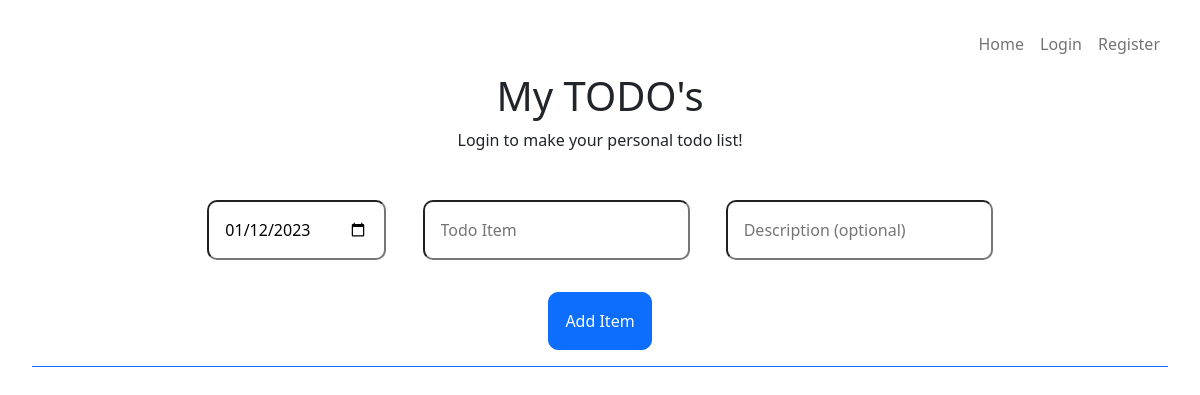
Before: / with the older database file.
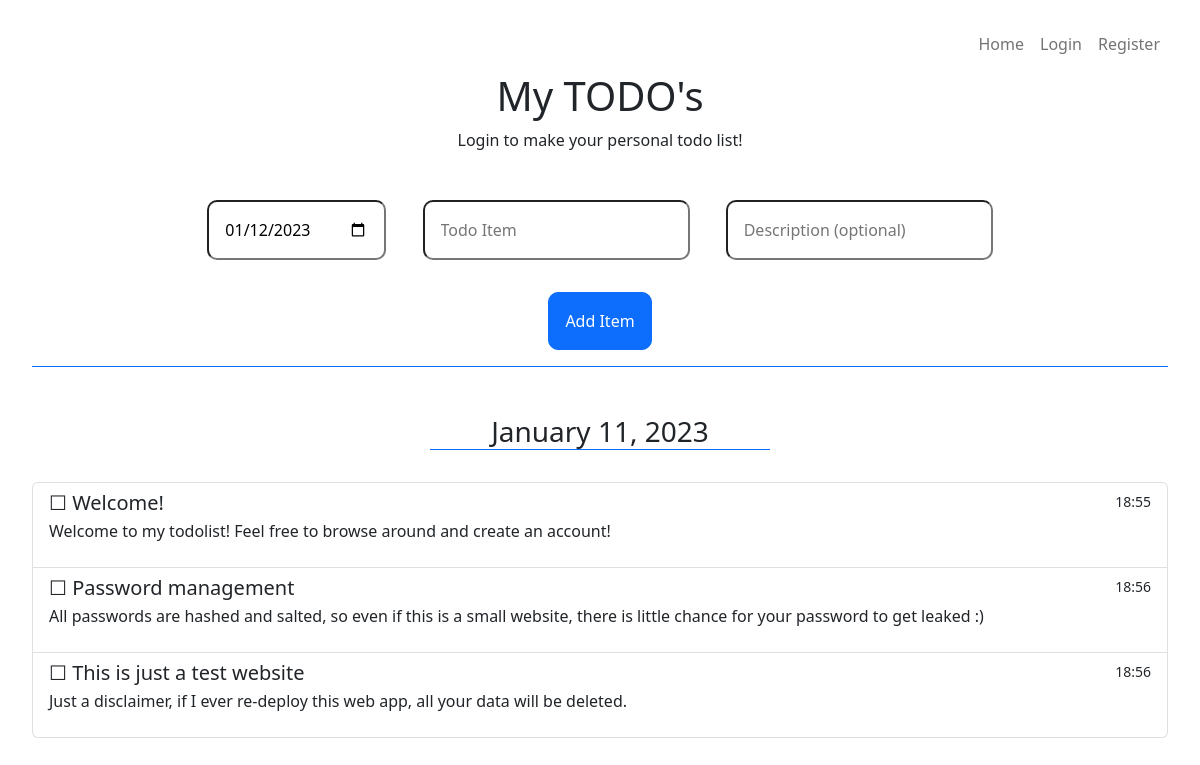
After: the same page with the newer database file.
### models.py (models this page shows)
class Todo(db.Model, Base):
    __tablename__ = "todos"
    id = db.Column(db.Integer, primary_key=True)
    task = db.Column(db.String(250), unique=False, nullable=False)
    date = db.Column(db.DateTime(now))
    is_completed = db.Column(db.Boolean(False))
    description = db.Column(db.String(250))
    date_created = db.Column(db.DateTime(now))
    user = relationship("User", back_populates="todos")
    user_id = db.Column(db.Integer, db.ForeignKey("users.id"))

### main.py (the view, shortened to what this page needs)
@app.route("/", methods=["GET", "POST"])
def home():
    now = datetime.now()
    todos = Todo.query.order_by((Todo.date)).all()
    if current_user.is_authenticated:
        todos = [todo for todo in todos if todo.user == current_user]
    else:
        todos = [todo for todo in todos if todo.user == None]
    try:
        dates = [[todos[0]]]
    except IndexError:
        dates = []
    for i in range(len(todos) - 1):
        cur = todos[i]
        n = todos[i + 1]
        if n.date == cur.date:
            dates[-1].append(n)
        else:
            dates.append([n])
    for date in dates:
        actual_date = date[-1].date
    form = TodoForm(entrydate=now)
    return render_template("index.html", form=form, todos=dates, now=now)

### forms.py
class TodoForm(FlaskForm):
    task = StringField(
        label="Task",
        validators=[DataRequired()],
        render_kw={"autofocus": True},
    )
    is_completed = BooleanField(label="Is this task completed?")
    entrydate = DateField(label="entrydate")
    description = StringField(label="description")
    submit = SubmitField(label="Add Item")

### templates/index.html (shortened to what this page needs)
{% extends 'base.html' %}
{% block styles %}
  <link rel="stylesheet" href="{{ url_for('static', filename='css/styles.css')}}">
{% endblock %}
{% block content %}
  {% if not current_user.is_authenticated %}
    <h1 class="title">My TODO's</h1>
    <p class="subtitle">Login to make your personal todo list!</p>
  {% else %}
    <h1 class="title">{{ current_user.name }}'s TODO's</h1>
  {% endif %}
  <form method="POST" action="{{ url_for('home') }}" novalidate>
    <div class="todo-form">
      {{ form.entrydate (class_='form-item') }} {{ form.task (class_='form-item', placeholder="Todo Item") }}
      {{ form.description (class_='form-item', placeholder="Description (optional)") }}
    </div>
    <div>
      {{ form.submit (class_='form-item btn btn-primary add-item-button') }}
    </div>
  </form>
  {% for date in todos %}
      <div class=date-title>
        <h3>{{date[0].date.strftime("%B %d, %Y")}}</h3>
      </div>
    <div class="list-group">
      {% for todo in date %}
          {% if not todo.is_completed %}
            <a href="{{ url_for("complete", todo_id=todo.id) }}" class="list-group-item list-group-item-action flex-column align-items-start">
              <div class="d-flex w-100 justify-content-between">
                <h5 class="mb-1">☐ {{ todo.task }}</h5>
                <small>{{ todo.date_created.strftime("%H:%M") }}</small>
              </div>
              <p>{{ todo.description }}</p>
            </a>
          {% endif %}
      {% endfor %}
    </div>
  {% endfor %}
{% endblock %}

### templates/base.html (shortened to what this page needs)
<html>
    <head>
        <link rel="stylesheet" href="https://cdn.jsdelivr.net/npm/bootstrap@5.2.3/dist/css/bootstrap.min.css">
        {% block styles %}
        {% endblock %}
    </head>
    <body>
        <nav class="navbar navbar-expand-lg navbar-light">
            <div class="collapse navbar-collapse" id="navbarSupportedContent">
                <ul class="navbar-nav ms-auto">
                        <li class="nav-item">
                            <a class="nav-link" href="{{ url_for('home') }}">Home</a>
                        </li>
                    {% if not current_user.is_authenticated %}
                        <li class="nav-item">
                            <a class="nav-link" href="{{ url_for('login') }}">Login</a>
                        </li>
                        <li class="nav-item">
                            <a class="nav-link" href="{{ url_for('register') }}">Register</a>
                        </li>
                    {% else %}
                        <li class="nav-item">
                            <a class="nav-link" href="{{ url_for('logout') }}">Logout</a>
                        </li>
                    {% endif %}
                </ul>
            </div>
        </nav>
        {% block content %}{% endblock %}
    </body>
</html>

### static/css/styles.css (style rules this page uses)
.title { text-align: center; }
form { text-align: center; margin-top: 20px; border-bottom: 1px #0d6efd solid; }
h3 { text-align: center; margin: 2rem; width: 30%; border-bottom: 1px #0d6efd solid; }
.date-title { display: flex; justify-content: center; width: 100%; }
html { margin: 1rem 2rem 2rem 2rem; }
.todo-form { border-radius: 10px; margin-top: 2rem; }
.form-item { padding: 1rem; margin: 1rem; border-radius: 10px; }
.subtitle { text-align: center; }
nav { background-color: white; }

Changed rows visible on the page:
added Todo: date "January 11, 2023", task "Welcome!", date_created "18:55", description "Welcome to my todolist! Feel free to browse around and create an account!"
added Todo: task "Password management", date_created "18:56", description "All passwords are hashed and salted, so even if this is a small website, there is little chance for your password to get leaked :)", shown under "January 11, 2023"
added Todo: task "This is just a test website", date_created "18:56", description "Just a disclaimer, if I ever re-deploy this web app, all your data will be deleted.", shown under "January 11, 2023"
